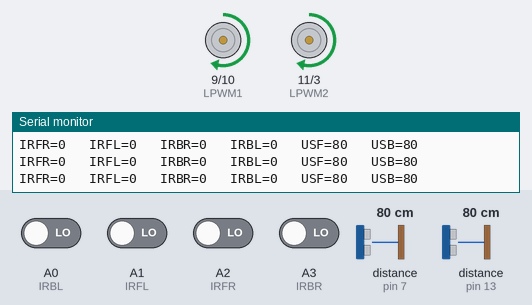
A sketch run on a simulated Arduino Uno, built with avr-gcc and run on an emulated ATmega328P. Parts: motor-driver pin pairs drawn as motors (green arrow = first pin HIGH = forward, orange = second pin HIGH = backward, longer = more drive), the last lines printed to the serial monitor. The test bench sets the inputs (shaded band); at power-on: A0 (IRBL), A1 (IRFL), A2 (IRFR), A3 (IRBR) LOW, distance to the obstacle (sensors on pin 7, pin 13) 80 cm. The echo pulse lasts 58.3 µs per cm.

Above: at 1.3 s.
1.4 s: A0 (IRBL) driven HIGH and A1 (IRFL) driven HIGH and A2 (IRFR) driven HIGH and A3 (IRBR) driven HIGH
At 2.7 s:
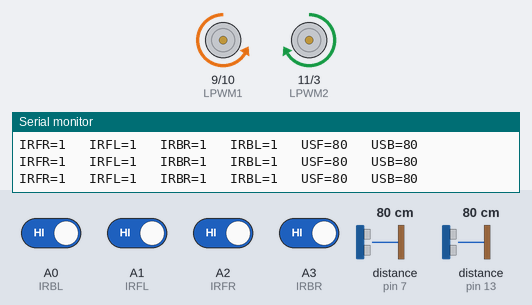
3.0 s: distance to the obstacle (sensor on pin 7) set to 54 cm
6.0 s: distance to the obstacle (sensor on pin 7) set to 48 cm
At 6.9 s:
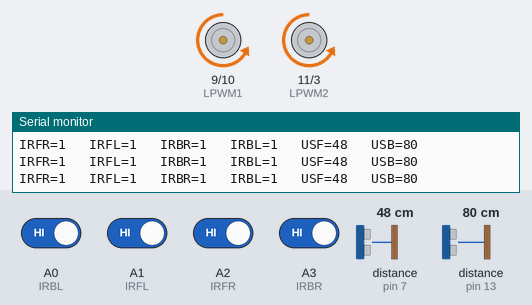
7.5 s: A0 (IRBL) driven LOW
At 8.0 s:
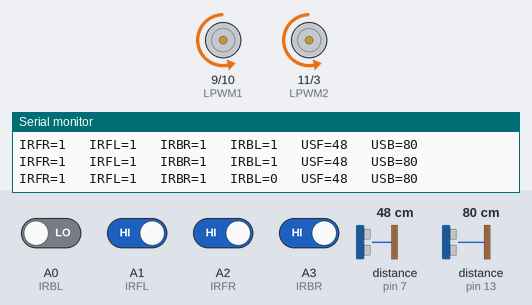
9.0 s: A1 (IRFL) driven LOW
At 10.2 s:
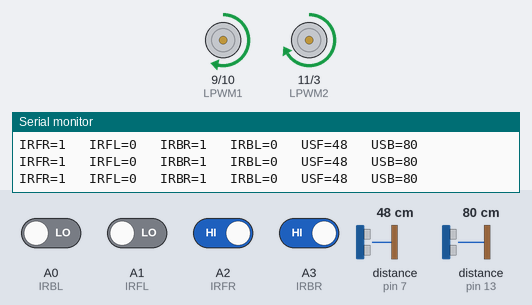
10.5 s: A1 (IRFL) driven HIGH
At 11.2 s:
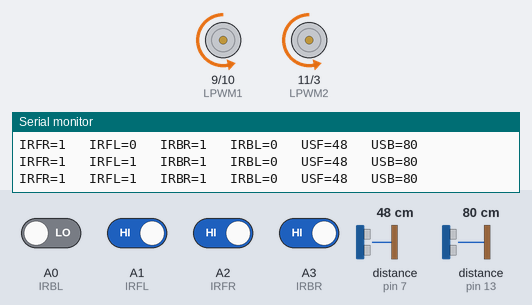
Timing chart, 0 to 13.1 s (numbered marks = the images above; inputs shaded):
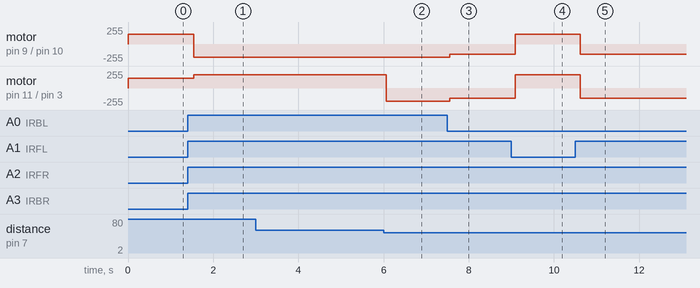

Measured:
- the behaviour switches between 51 and 50 cm on distance to the obstacle (sensor on pin 7) (found by bisection; images 1 and 2)
- after the input at 1.4 s, motor on pin 9 (LPWM1) / pin 10 (RPWM1): forward 150/255 → backward 200/255 after 0.15 s; motor on pin 11 (LPWM2) / pin 3 (RPWM2): forward 150/255 → forward 200/255 after 0.15 s
- after the input at 6.0 s, motor on pin 11 (LPWM2) / pin 3 (RPWM2): forward 200/255 → backward 200/255 after 0.06 s
- after the input at 7.5 s, motor on pin 9 (LPWM1) / pin 10 (RPWM1), motor on pin 11 (LPWM2) / pin 3 (RPWM2): backward 200/255 → backward 150/255 after 0.06 s
- after the input at 9.0 s, motor on pin 9 (LPWM1) / pin 10 (RPWM1): backward 150/255 → forward 150/255 after 0.09 s; motor on pin 11 (LPWM2) / pin 3 (RPWM2): backward 150/255 → forward 200/255 after 0.09 s
- after the input at 10.5 s, motor on pin 9 (LPWM1) / pin 10 (RPWM1): forward 150/255 → backward 150/255 after 0.11 s; motor on pin 11 (LPWM2) / pin 3 (RPWM2): forward 200/255 → backward 150/255 after 0.11 s

The sketch:

MREA_full_AD.ino
```cpp
/*declare ir line sensor*/

int IRFR = A2; //HIJAU
int IRFL = A1; //KUNING
int IRBR = A3; //BIRU
int IRBL = A0; //OREN

//MOTOR DRIVER right
const int RPWM1 = 10;
const int LPWM1 = 9;

//Motor Driver left
const int RPWM2 = 3;
const int LPWM2 = 11;

int IRFRVal, IRFLVal, IRBRVal, IRBLVal;

/*include dr library so it know ultrasonic*/

#include "Ultrasonic.h"

/*declare what pin 4 which ultrasonic (trigger,echo)*/

Ultrasonic US_F (6,7);
Ultrasonic US_B (12,13);

/*declare ultrasonic*/

int USF;
int USB;

void setup ()

{

  Serial.begin(9600);

   pinMode(RPWM1,OUTPUT);
   pinMode(LPWM1,OUTPUT);

   pinMode(RPWM2,OUTPUT);
   pinMode(LPWM2,OUTPUT);

     //pin 9 and 10
 TCCR1B = TCCR1B & B11111000 | B00000001;    // set timer 1 divisor to     1 for PWM frequency of 31372.55 Hz
 //TCCR1B = TCCR1B & B11111000 | B00000010;    // set timer 1 divisor to     8 for PWM frequency of  3921.16 Hz

 //pin 3 and 11
 TCCR2B = TCCR2B & B11111000 | B00000001; // set timer 2 divisor to     1 for PWM frequency of 31372.55 Hz
 //TCCR2B = TCCR2B & B11111000 | B00000010;    // set timer 2 divisor to     8 for PWM frequency of  3921.16 Hz
}

//--------------------------------------------movement-------------------------------------------------//

/*[digitalWrite/analogWrite(vin,1/0/speed)] untuk motor*/

void Stop()
{
  Move(0,0,0,0);
}

void GoLeft (int s_right)
{
  Move(s_right,0,0,s_right);
}

void GoRight (int s_left)
{
  Move(0,s_left,s_left,0);
}

void Reverse(int s_reverse)
{
  Move (0,s_reverse,0,s_reverse);
}

void Forward(int s_front)
{
  Move(s_front, 0, s_front, 0);
}

void Move(int S_RPWM1, int S_LPWM1, int S_RPWM2, int S_LPWM2)

{

  analogWrite(RPWM1,S_RPWM1);
  analogWrite(LPWM1,S_LPWM1);

  analogWrite(RPWM2,S_RPWM2);
  analogWrite(LPWM2,S_LPWM2);

}

void loop()

{
    IRreading();
    /*ultrasonic*/


    if (IRFRVal == 1 && IRFLVal == 1 && IRBRVal == 1 && IRBLVal == 1)
    {
      GoLeft(200);
      if (USF <= 50)
     {
      Forward (200);
     }
     else if (USB <= 50)
     {
      Reverse (200);
     }
    }

    if (IRFRVal == 0 || IRFLVal == 0)
    {
      Reverse (150);
      delay(500);
    }

    else if (IRBRVal == 0 || IRBLVal == 0)
    {
      Forward (150);
      delay(500);
    }


}

void IRreading()
{
      IRFRVal = digitalRead(IRFR);
    Serial.print("IRFR=");
    Serial.print(IRFRVal);

    IRFLVal = digitalRead(IRFL);
    Serial.print("\t IRFL=");
    Serial.print(IRFLVal);

    IRBRVal = digitalRead(IRBR);
    Serial.print("\t IRBR=");
    Serial.print(IRBRVal);

    IRBLVal = digitalRead(IRBL);
    Serial.print("\t IRBL=");
    Serial.print(IRBLVal);

     USF = US_F.Ranging(CM);  //formula read ultrasonic range
    USB = US_B.Ranging(CM);

    Serial.print("\t USF=");
    Serial.print (USF);

    Serial.print("\t USB=");
    Serial.println (USB);
}
```
